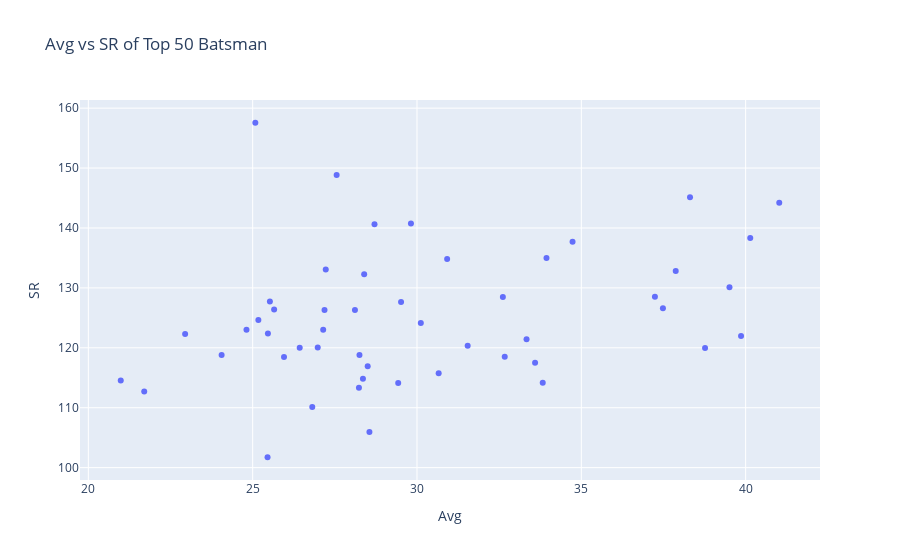

Notebook code cell kept with this figure:
### Code cell
# Plot Scatter Plot here

trace = go.Scatter(x=avg['avg'], y=avg['batsman_runs'], mode='markers')

data = [trace]

layout = go.Layout(title='Avg vs SR of Top 50 Batsman', xaxis={'title':'Avg'}, yaxis={'title':'SR'})

fig= go.Figure(data=data, layout=layout)

#pyo.plot(fig)
fig.show()

### Figure 1 — Plotly figure (JSON) as saved in the notebook; plotly's stock layout.template omitted (floating-point values rounded to 4 significant figures)
{"data": [{"mode": "markers", "type": "scatter", "x": [38.31, 27.22, 27.19, 33.59, 27.15, 28.11, 33.33, 41.02, 34.73, 40.14, 22.95, 26.98, 28.25, 28.39, 30.12, 31.54, 25.08, 28.55, 39.86, 28.71, 25.95, 24.81, 25.17, 26.43, 38.76, 28.5, 29.43, 37.87, 20.99, 21.7, 28.23, 24.06, 32.61, 29.52, 30.66, 32.67, 25.45, 39.51, 33.94, 37.24, 33.83, 30.92, 28.36, 25.46, 26.81, 37.48, 27.56, 25.52, 29.82, 25.65], "y": [145.1, 133.1, 126.3, 117.5, 123.0, 126.3, 121.4, 144.2, 137.7, 138.3, 122.3, 120.1, 118.8, 132.3, 124.2, 120.4, 157.6, 105.9, 122.0, 140.6, 118.5, 123.0, 124.7, 120.0, 120.0, 116.9, 114.1, 132.8, 114.5, 112.7, 113.3, 118.8, 128.5, 127.6, 115.7, 118.5, 101.7, 130.1, 135.0, 128.5, 114.2, 134.8, 114.9, 122.4, 110.1, 126.6, 148.8, 127.7, 140.8, 126.4]}], "layout": {"title": {"text": "Avg vs SR of Top 50 Batsman"}, "xaxis": {"title": {"text": "Avg"}}, "yaxis": {"title": {"text": "SR"}}}}
